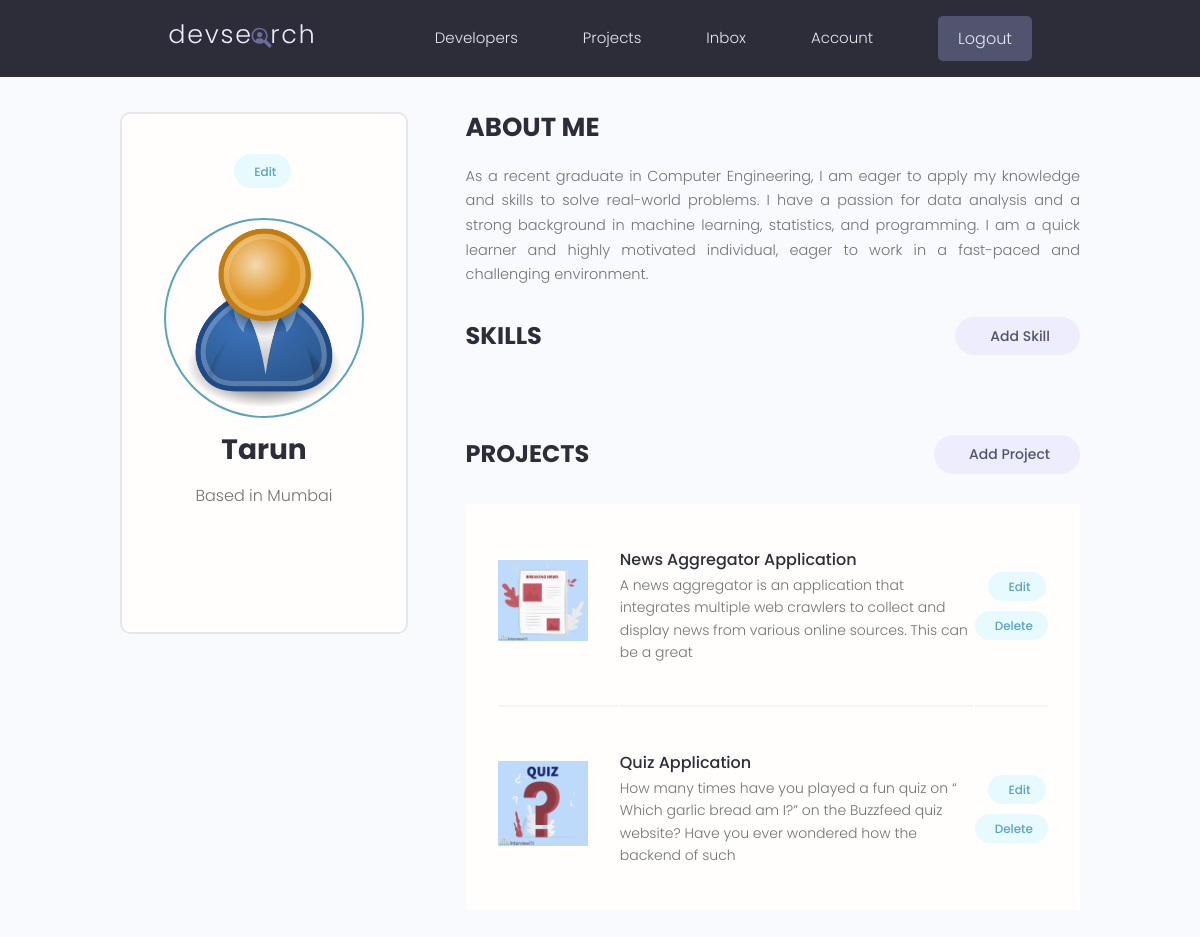
/account/ (signed in), run on the app's committed database.
### users/models.py (models this page shows, shortened)
class Profile(models.Model):
    user = models.OneToOneField(
        User, on_delete=models.CASCADE, null=True, blank=True)
    name = models.CharField(max_length=200, blank=True, null=True)
    email = models.EmailField(max_length=500, blank=True, null=True)
    username = models.CharField(max_length=200, blank=True, null=True)
    location = models.CharField(max_length=200, blank=True, null=True)
    short_intro = models.CharField(max_length=200, blank=True, null=True)
    bio = models.TextField(blank=True, null=True)
    profile_image = models.ImageField(
        null=True, blank=True, upload_to='profiles/', default="profiles/user-default.png")
    social_github = models.CharField(max_length=200, blank=True, null=True)
    social_twitter = models.CharField(max_length=200, blank=True, null=True)
    social_linkedin = models.CharField(max_length=200, blank=True, null=True)
    social_youtube = models.CharField(max_length=200, blank=True, null=True)
    social_website = models.CharField(max_length=200, blank=True, null=True)
    created = models.DateTimeField(auto_now_add=True)
    id = models.UUIDField(default=uuid.uuid4, unique=True,
                          primary_key=True, editable=False)
    class Meta:
        ordering = ['created']
    @property
    def imageURL(self):
        try:
            url = self.profile_image.url
        except:
            url = ''
        return url

### projects/models.py (models this page shows, shortened)
class Project(models.Model):
    owner = models.ForeignKey(
        Profile, null=True, blank=True, on_delete=models.CASCADE)
    title = models.CharField(max_length=200)
    description = models.TextField(null=True, blank=True)
    featured_image = models.ImageField(
        null=True, blank=True, default="default.jpg")
    demo_link = models.CharField(max_length=2000, null=True, blank=True)
    source_link = models.CharField(max_length=2000, null=True, blank=True)
    tags = models.ManyToManyField('Tag', blank=True)
    vote_total = models.IntegerField(default=0, null=True, blank=True)
    vote_ratio = models.IntegerField(default=0, null=True, blank=True)
    created = models.DateTimeField(auto_now_add=True)
    id = models.UUIDField(default=uuid.uuid4, unique=True,
                          primary_key=True, editable=False)
    class Meta:
        ordering = ['-vote_ratio', '-vote_total', 'title']
    @property
    def imageURL(self):
        try:
            url = self.featured_image.url
        except:
            url = ''
        return url

### users/views.py (the view)
# urls.py: path('account/', views.userAccount, name="account"),
@login_required(login_url='login')
def userAccount(request):
    profile = request.user.profile
    skills = profile.skill_set.all()
    projects = profile.project_set.all()
    context = {'profile': profile, 'skills': skills, 'projects': projects}
    return render(request, 'users/account.html', context)

### users/templates/users/account.html (shortened to what this page needs)
{% extends 'main.html' %}
{% block content %}
<main class="settingsPage profile my-md">
  <div class="container">
    <div class="layout">
      <div class="column column--1of3">
        <div class="card text-center">
          <div class="card__body dev">
            <a class="tag tag--pill tag--main settings__btn" href="{% url 'edit-account' %}">
              Edit</a>
            <img class="avatar avatar--xl dev__avatar" src="{{profile.imageURL}}" />
            <h2 class="dev__name">{{profile.name}}</h2>
            <p class="dev__location">Based in {{profile.location}}</p>
            <ul class="dev__social">
            </ul>
          </div>
        </div>
      </div>
      <div class="column column--2of3">
        <div class="devInfo">
          <h3 class="devInfo__title">About Me</h3>
          <p class="devInfo__about">{{profile.bio}}</p>
        </div>
        <div class="settings">
          <h3 class="settings__title">Skills</h3>
          <a class="tag tag--pill tag--sub settings__btn tag--lg" href="{% url 'create-skill' %}"> Add Skill</a>
        </div>
        <div class="settings">
          <h3 class="settings__title">Projects</h3>
          <a class="tag tag--pill tag--sub settings__btn tag--lg" href="{% url 'create-project' %}"> Add Project</a>
        </div>
        <table class="settings__table">
          {% for project in projects %}
          <tr>
            <td class="settings__thumbnail">
              <a href="{% url 'project' project.id %}"><img src="{{project.imageURL}}" alt="Project Thumbnail" /></a>
            </td>
            <td class="settings__tableInfo">
              <a href="{% url 'project' project.id %}">{{project.title}}</a>
              <p>{{project.description|slice:"150"}}</p>
            </td>
            <td class="settings__tableActions">
              <a class="tag tag--pill tag--main settings__btn" href="{% url 'update-project' project.id %}"> Edit</a>
              <a class="tag tag--pill tag--main settings__btn"
                href="{% url 'delete-project'  project.id %}?next=/account">
                Delete</a>
            </td>
          </tr>
          {% endfor %}
        </table>
      </div>
    </div>
  </div>
</main>
{% endblock %}

### static/styles/app.css (style rules this page uses)
:root { --color-sub: #2d2d39; }
.card { border: 2px solid var(--color-light); }
img { width: 100%; }
.profile .card > .dev { padding: 4rem; }
.dev__avatar { display: block; margin: auto; }
.dev__name { color: var(--color-sub); font-size: 2.8rem; font-weight: 700; margin-top: 1rem; margin-bottom: 0.5rem; }
.dev__location { margin-top: 1rem; }
.dev__social { margin: 3rem 0; list-style: none; display: flex; justify-content: center; gap: 1.5rem; }
.devInfo { margin-bottom: 3rem; }
.devInfo__title, .devInfo__subtitle { font-size: 2.6rem; color: var(--color-sub); text-transform: uppercase; font-weight: 700; margin-bottom: 1.5rem; }
.devInfo__about, .devSkill__info { font-size: 1.45rem; line-height: 1.7; text-align: justify; }
.settingsPage .dev > .settings__btn { display: inline-block; margin-bottom: 3rem; }
.settings { display: flex; justify-content: space-between; align-items: center; }
.settings__title { font-size: 2.4rem; text-transform: uppercase; font-weight: 700; color: var(--color-sub); }
.settings__table { margin-top: 3rem; margin-bottom: 5rem; padding: 0 3rem; background: var(--color-white); }
.settings__table tr { width: 100%; }
.settings__table tr > td { padding: 2rem 0; }
.settings__table tr:not(:last-child) td { border-bottom: 2px solid var(--color-white-light); }
.settings__thumbnail { width: 23%; min-width: 10rem; }
.settings__thumbnail img { padding-right: 3rem; height: 15rem; object-fit: contain; }
.settings__tableInfo { width: 100%; }
.settings__tableInfo h4, .settings__tableInfo a { padding-right: 1rem; width: auto; font-size: 1.6rem; font-weight: 500; color: var(--color-sub); }
.settings__tableInfo p { font-size: 1.4rem; }
.settings__tableActions { text-align: right; }

### static/uikit/styles/modules/_variables.css (style rules this page uses)
:root { --color-main: #5aa5b9; --color-main-light: #e6faff; --color-sub: #3f4156; --color-sub-light: #51546e; --color-sub-lighter: #ededfd; --color-text: #737373; --color-gray: #8b8b8b; --color-light: #e5e7eb; --color-light-gray: #767676; --color-bg: #f8fafd; --color-white: #fffefd; --color-white-light: #f3f3f3; --color-success: #359e64; --color-success-bg: #def8e8; --color-error: #fc4b0b; --color-error-bg: #fff2ee; --font-base: 'Poppins', arial, helvetica, 'Segoe UI', roboto, ubuntu, sans-serif; --font-monospace: 'Fira Code', 'Courier New', courier, monospace; --font-regular: 300; --font-medium: 500; --font-bold: 700; --generic-shadow: 1px 1px 5px #00000010; --generic-transition: all 0.3s ease-in-out; }

### static/uikit/styles/modules/_base.css (style rules this page uses)
* { margin: 0; padding: 0; box-sizing: border-box; text-rendering: optimizeLegibility; color: inherit; font-size: inherit; }
html { font-size: 50%; }
@media only screen and (min-width: 480px) { html { font-size: 56.25%; } }
@media only screen and (min-width: 1200px) { html { font-size: 62.5%; } }
body { line-height: 1.6; font-weight: 400; font-size: 1.5rem; color: var(--color-text); background-color: var(--color-bg); min-height: 100vh; }

### static/uikit/styles/modules/_typography.css (style rules this page uses)
* { font-family: var(--font-base); }
h2 { font-size: 3.6rem; font-weight: var(--font-bold); }
h3 { font-size: 3.2rem; font-weight: var(--font-medium); }
p, span, strong { font-size: 1.6rem; color: var(--color-text); font-weight: var(--font-regular); }
a { padding-bottom: 2px; text-decoration: none; display: inline-block; color: var(--color-main); font-weight: var(--font-medium); }

### static/uikit/styles/modules/_utilities.css (style rules this page uses)
.container { width: 92%; max-width: 165rem; margin: 0 auto; box-sizing: border-box; }
@media screen and (min-width: 1000px) { .container { width: 90%; } }
@media screen and (min-width: 1200px) { .container { width: 80%; } }
.text-center { text-align: center; }
.my-md { margin: 3rem auto; }

### static/uikit/styles/modules/_avatar.css (style rules this page uses)
.avatar { border-radius: 50%; border: 2px solid var(--color-main); object-fit: cover; }
.avatar--xl { height: 20rem; width: 20rem; }

### static/uikit/styles/modules/_card.css (style rules this page uses)
.card { border-radius: 1rem; background-color: var(--color-white); border: 1.5px solid var(--color-light); width: auto; height: auto; margin-top: 0.5rem; margin-bottom: 0.5rem; overflow: hidden; }
.card__body, .card__header { padding: 2rem 2.5rem; }

### static/uikit/styles/modules/_layout.css (style rules this page uses)
.layout { display: flex; flex-flow: row wrap; justify-content: space-between; }
.layout > .column { margin-bottom: 3rem; }
.layout > .column.column--1of3 { flex-basis: 30%; }
.layout > .column.column--2of3 { flex-basis: 64%; }

### data on the page
Profile: imageURL (placeholder picture), name "Tarun", location "Mumbai", bio "As a recent graduate in Computer Engineering, I am eager to apply my knowledge and skills to solve real-world problems. I have a passion for data analysis and a strong background in machine learning, statistics, and programming. I am a quick learner and highly motivated individual, eager to work in a fast-paced and challenging environment."
Project: imageURL (picture), title "News Aggregator Application", description "A news aggregator is an application that integrates multiple web crawlers to collect and display news from various online sources. This can be a great"
Project: imageURL (picture), title "Quiz Application", description "How many times have you played a fun quiz on “ Which garlic bread am I?” on the Buzzfeed quiz website? Have you ever wondered how the backend of such"
